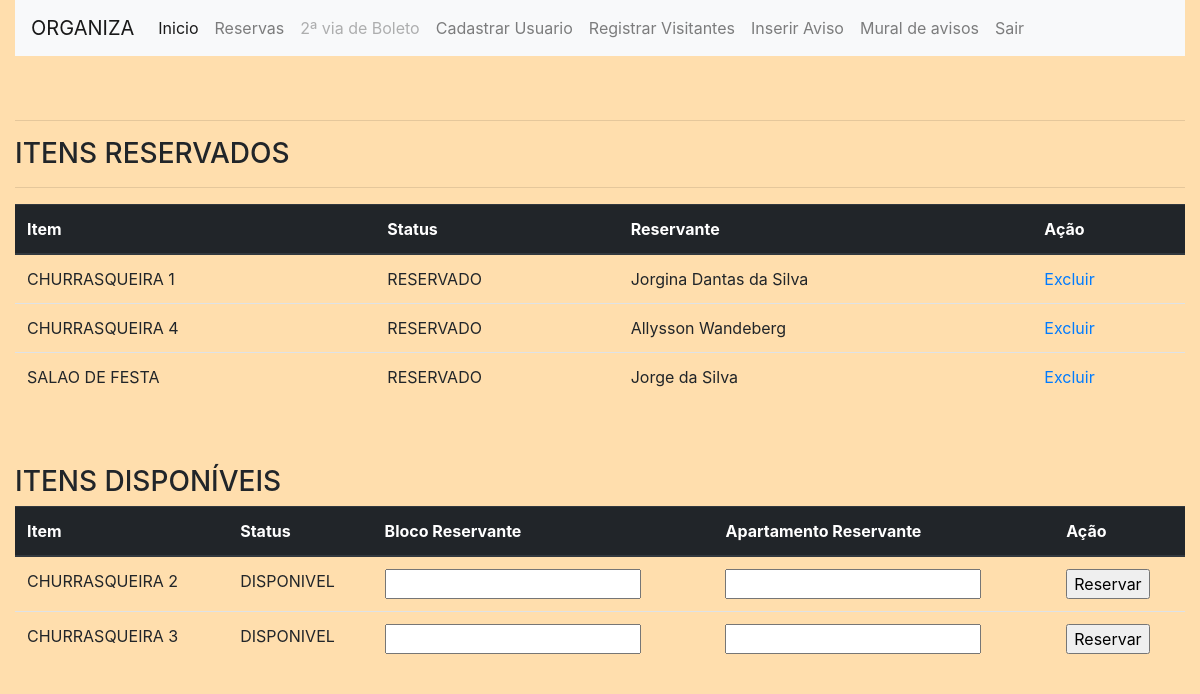
Screenshot of /reserva_condominioview.php (signed in) with the database file from the repository.
### tables this page shows
CREATE TABLE `reserva` (
  `id` int(11) NOT NULL,
  `item` varchar(20) NOT NULL,
  `status` varchar(20) NOT NULL,
  `usuario` varchar(100) DEFAULT NULL,
  `id_usuario` int(100) DEFAULT NULL
);

### reserva_condominioview.php (the view, shortened to what this page needs)
<?php
	require 'config.php';
?>
<!DOCTYPE html>
<html>
	<head>
		<link rel="stylesheet" type="text/css" href="css/estilo2.css"/>
		<link rel="stylesheet" href="https://stackpath.bootstrapcdn.com/bootstrap/4.1.2/css/bootstrap.min.css">
	</head>
	<body>
		<div class="container-fluid">
			<?php include "menu.php"; ?>
<hr/>
			<table class="table">
				<thead class="thead-dark">
					<tr>
						<th scope="col">Item</th>
						<th scope="col">Status</th>
						<th scope="col">Reservante</th>
						<th scope="col">Ação</th>
					</tr>
				</thead>
	<h3>ITENS RESERVADOS</h3>
<?php
	$sql = "SELECT * from reserva WHERE status='RESERVADO'";
	$sql = $pdo->query($sql);
	if($sql->rowCount() > 0){
			foreach ($sql->fetchAll() as $reserva) {
			echo '<tr>';
			echo '<td>'.$reserva['item'].'</td>';
			echo '<td>'.$reserva['status'].'</td>';
			echo '<td>'.$reserva['usuario'].'</td>';
			echo '<td><a href="excluir_reserva_condominioview.php?id='.$reserva['id'].'">Excluir</a></td>';
			echo '</tr>';
		}
	}
	else{
		echo "Não há itens reservados.";
	}
?>
	<hr/>
			<table class="table">
				<thead class="thead-dark">
					<tr>
						<th scope="col">Item</th>
						<th scope="col">Status</th>
						<th scope="col">Bloco Reservante</th>
						<th scope="col">Apartamento Reservante</th>
						<th scope="col">Ação</th>
					</tr>
				</thead>
	<h3>ITENS DISPONÍVEIS</h3>
<?php
	$sql = "SELECT * from reserva WHERE status='DISPONIVEL'";
	$sql = $pdo->query($sql);
	if($sql->rowCount() > 0){
			foreach ($sql->fetchAll() as $reserva) {
			echo '<tr>';
			echo '<td>'.$reserva['item'].'</td>';
			echo '<td>'.$reserva['status'].'</td>';
			echo '<form action="incluir_reserva_condominioview.php" method="get">';
			echo '<td><input type="number" name="bl"></input></td>';
			echo '<td><input type="number" name="ap"></input></td>';
			echo '<td><input type="submit" value="Reservar"></input></td>';
			echo '</form>';
			echo '</tr>';
		}
	}
	else{
		echo "Não há itens disponíveis para reserva";
	}
?>
		</table>
	</div>
	</body>
</html>

### css/estilo2.css (style rules this page uses)
body { margin: 0; padding: 0; background-color: #FFDEAD !important; }
input { max-width: 500px; }

### rows the page displays
reserva: item "CHURRASQUEIRA 1", status "RESERVADO", usuario "Jorgina Dantas da Silva"
reserva: item "CHURRASQUEIRA 4", status "RESERVADO", usuario "Allysson Wandeberg"
reserva: item "SALAO DE FESTA", status "RESERVADO", usuario "Jorge da Silva"
reserva: item "CHURRASQUEIRA 2", status "DISPONIVEL"
reserva: item "CHURRASQUEIRA 3", status "DISPONIVEL"
